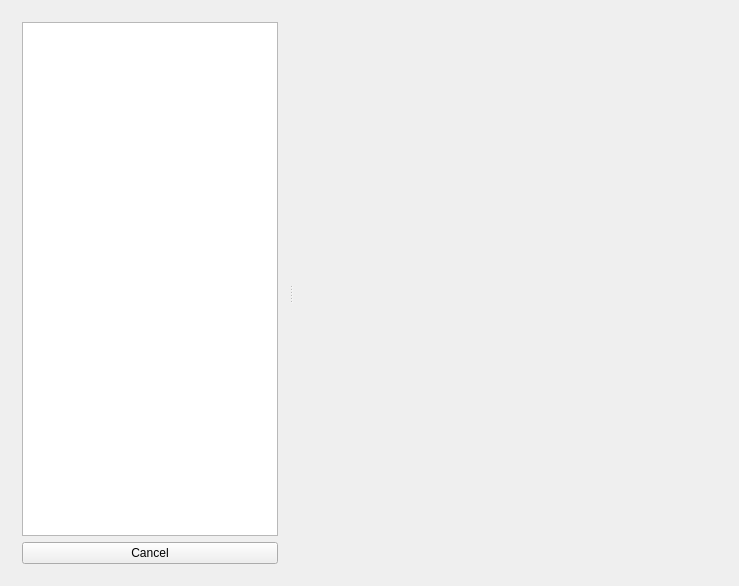
<?xml version="1.0" encoding="UTF-8"?>
<ui version="4.0">
 <class>KisOpenPaneBase</class>
 <widget class="QWidget" name="KisOpenPaneBase">
  <property name="geometry">
   <rect>
    <x>0</x>
    <y>0</y>
    <width>739</width>
    <height>586</height>
   </rect>
  </property>
  <layout class="QHBoxLayout" name="horizontalLayout">
   <item>
    <widget class="QSplitter" name="splitter">
     <property name="orientation">
      <enum>Qt::Horizontal</enum>
     </property>
     <widget class="QWidget" name="layoutWidget">
      <layout class="QVBoxLayout" name="verticalLayout">
       <item>
        <widget class="QTreeWidget" name="m_sectionList">
         <property name="sizePolicy">
          <sizepolicy hsizetype="Expanding" vsizetype="Expanding">
           <horstretch>0</horstretch>
           <verstretch>0</verstretch>
          </sizepolicy>
         </property>
         <property name="iconSize">
          <size>
           <width>48</width>
           <height>48</height>
          </size>
         </property>
         <property name="rootIsDecorated">
          <bool>false</bool>
         </property>
         <property name="uniformRowHeights">
          <bool>false</bool>
         </property>
         <property name="sortingEnabled">
          <bool>true</bool>
         </property>
         <property name="allColumnsShowFocus">
          <bool>true</bool>
         </property>
         <attribute name="headerVisible">
          <bool>false</bool>
         </attribute>
         <column>
          <property name="text">
           <string notr="true">1</string>
          </property>
         </column>
        </widget>
       </item>
       <item>
        <widget class="QPushButton" name="cancelButton">
         <property name="text">
          <string>Cancel</string>
         </property>
        </widget>
       </item>
      </layout>
     </widget>
     <widget class="QStackedWidget" name="m_widgetStack">
      <property name="enabled">
       <bool>true</bool>
      </property>
      <property name="sizePolicy">
       <sizepolicy hsizetype="Preferred" vsizetype="Preferred">
        <horstretch>1</horstretch>
        <verstretch>0</verstretch>
       </sizepolicy>
      </property>
      <widget class="QWidget" name="WStackPage"/>
     </widget>
    </widget>
   </item>
  </layout>
 </widget>
 <layoutdefault spacing="6" margin="11"/>
 <layoutfunction spacing="KDialog::spacingHint" margin="KDialog::marginHint"/>
 <resources/>
 <connections/>
</ui>
